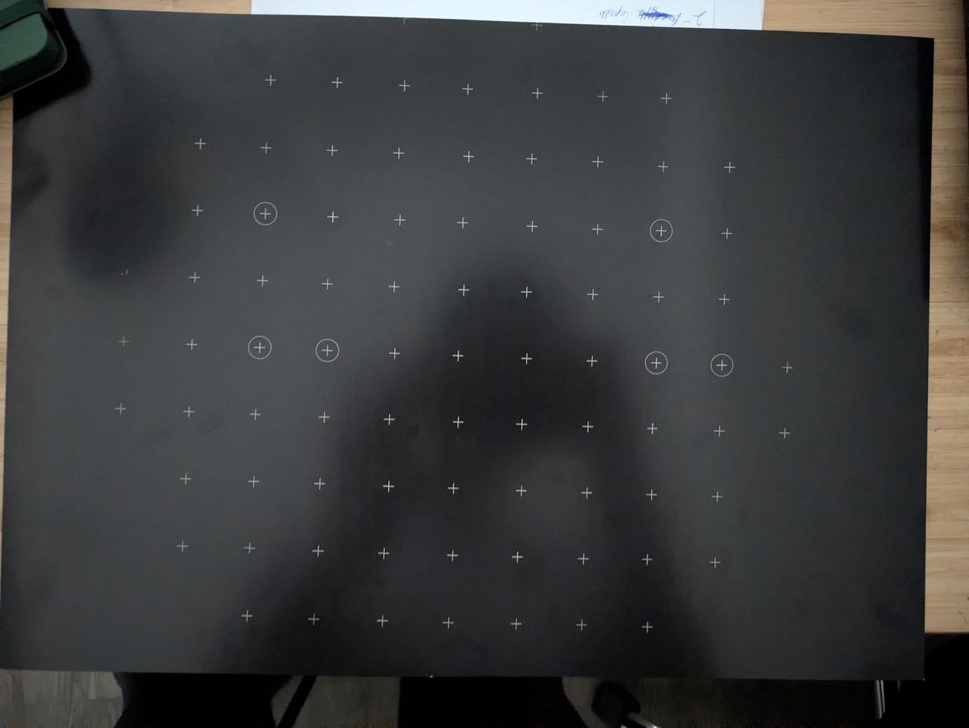
#> input picture Semenido/data/photo_10.jpg, 969 x 728 px, shrunk from 1280 x 961 before the run
$ python -i preprocess.py   (imports and definitions only)   (older library calls are emulated)
#> lines starting #> are read from the running program, lines starting #| are printed output that depends on the picture; after the words box and inside, x2 and y2 are one past the last pixel; in counts of white or black regions, pixels touching at a corner belong together
#> further down, picture is the input picture: shape (728, 969, 3); mean B, G, R 60.4, 59.8, 58.6
import cv2
import numpy as np


class Binarizer:

    def __init__(self):
        pass

    def _normalize_and_enhance(self, gray_img: np.ndarray) -> np.ndarray:
        min_val, max_val, _, _ = cv2.minMaxLoc(gray_img)
        if max_val - min_val > 2:
            gray_img = cv2.normalize(
                gray_img,
                None,
                alpha=0,
                beta=255,
                norm_type=cv2.NORM_MINMAX,
                dtype=cv2.CV_8U,
            )
        clahe = cv2.createCLAHE(clipLimit=8.0, tileGridSize=(8, 8))
        return clahe.apply(gray_img)
    def _crop_to_black_plate(self, img: np.ndarray) -> tuple:
        gray = cv2.cvtColor(img, cv2.COLOR_BGR2GRAY)
        blurred = cv2.GaussianBlur(gray, (9, 9), 0)
        _, thresh_plate = cv2.threshold(
            blurred, 0, 255, cv2.THRESH_BINARY_INV + cv2.THRESH_OTSU
        )
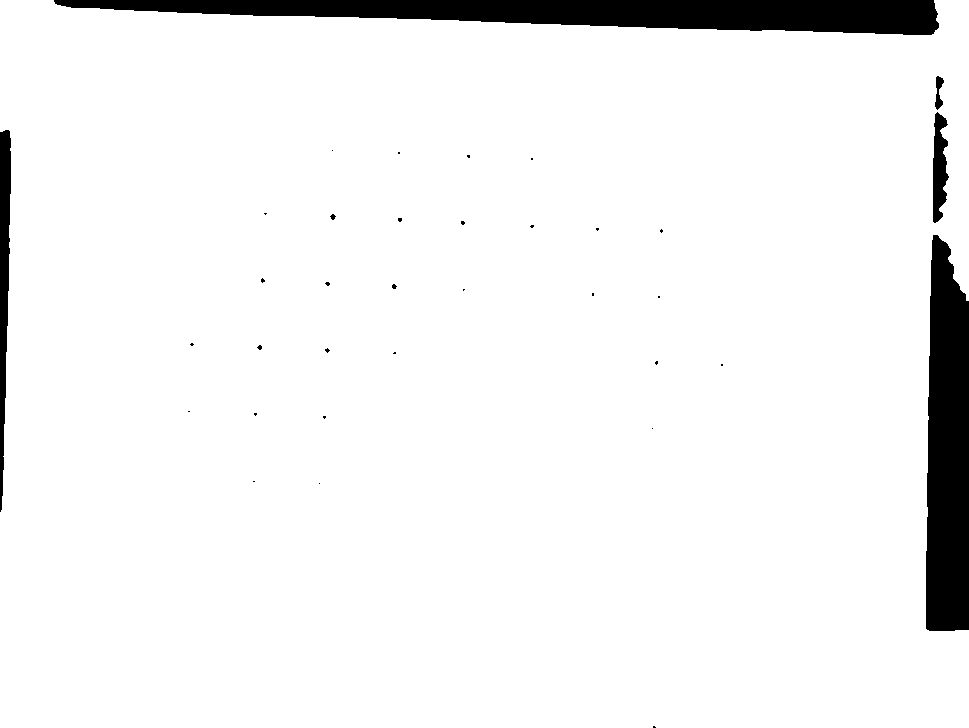
#> thresh_plate: shape (728, 969); 94.5% white; 35 black regions (29 under 20 px)
        contours, _ = cv2.findContours(
            thresh_plate, cv2.RETR_EXTERNAL, cv2.CHAIN_APPROX_SIMPLE
        )
#> contours = 1 contour; box (x1, y1, x2, y2) and area: (0, 0, 969, 728) 666391
        if not contours:
            return img, 0, 0, img.shape[0] * img.shape[1]
        largest_contour = max(contours, key=cv2.contourArea)
#> largest_contour = contour of 215 points, box (x1, y1, x2, y2) (0, 0, 969, 728), area 666391
        plate_area = cv2.contourArea(largest_contour)
#> plate_area = 666391
        if plate_area < (img.shape[0] * img.shape[1] * 0.15):
            return img, 0, 0, img.shape[0] * img.shape[1]
        x, y, w, h = cv2.boundingRect(largest_contour)
#> x = 0; y = 0; w = 969; h = 728
        padding = max(2, int(w * 0.01))
#> padding = 9
        x_start = max(0, x + padding)
#> x_start = 9
        y_start = max(0, y + padding)
#> y_start = 9
        x_end = min(img.shape[1], x + w - padding)
#> x_end = 960
        y_end = min(img.shape[0], y + h - padding)
#> y_end = 719
        return img[y_start:y_end, x_start:x_end], x_start, y_start, plate_area
    def process(self, img: np.ndarray) -> np.ndarray:
        cropped_img, offset_x, offset_y, plate_area = self._crop_to_black_plate(img)
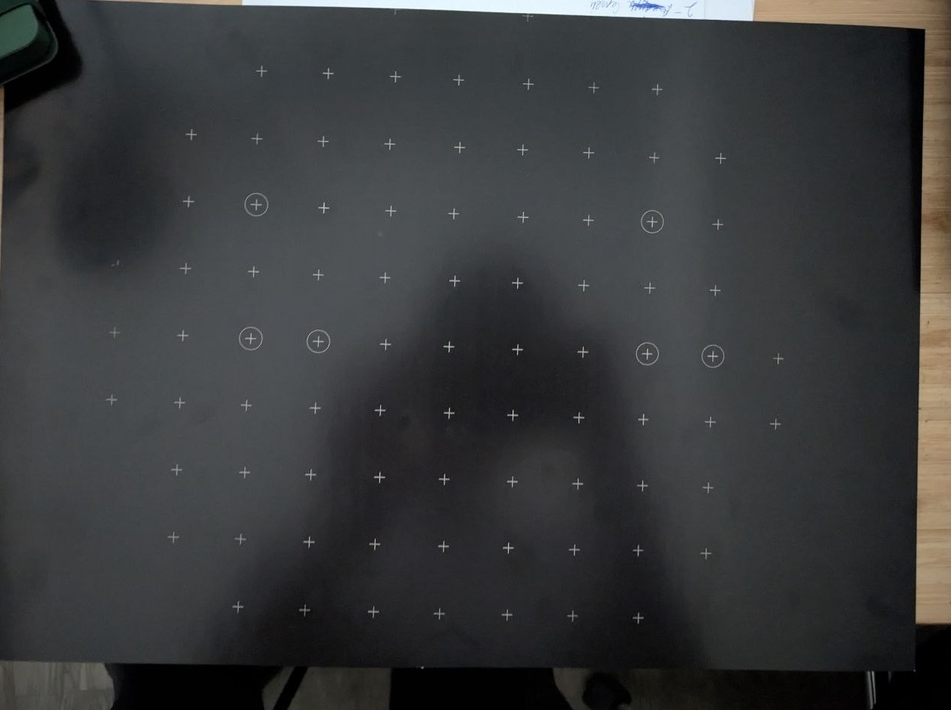
#> cropped_img: shape (710, 951, 3); mean B, G, R 59.1, 58.1, 56.6
#> offset_x = 9; offset_y = 9; plate_area = 666391
        gray_cropped = cv2.cvtColor(cropped_img, cv2.COLOR_BGR2GRAY)
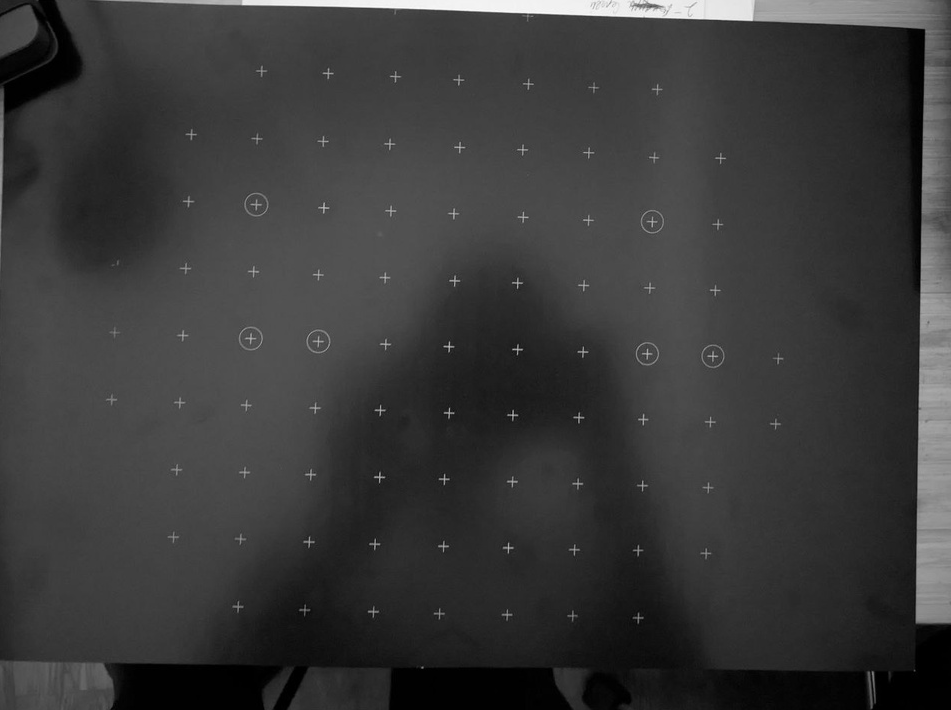
#> gray_cropped: shape (710, 951); min 0, max 252, mean 57.8
        equalized = self._normalize_and_enhance(gray_cropped)
#> in _normalize_and_enhance, `min_val, max_val, _, _ = cv2.minMaxLoc(gray_img)`: min_val = 0; max_val = 252
#> in _normalize_and_enhance, `return clahe.apply(gray_img)`:
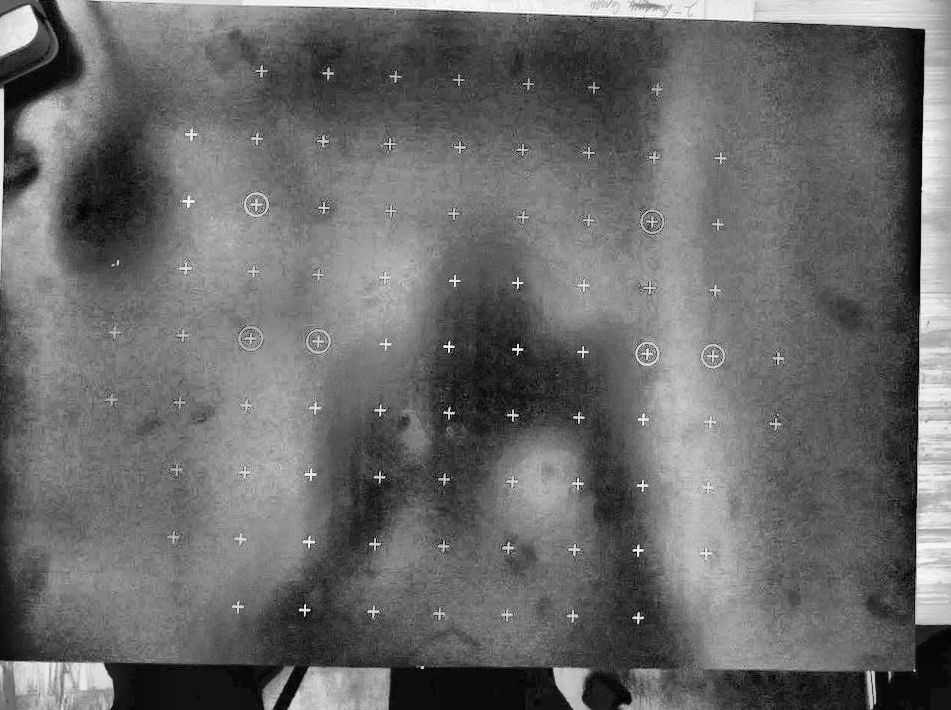
#> returned value: shape (710, 951); min 0, max 255, mean 107
        img_diagonal = np.sqrt(cropped_img.shape[0] ** 2 + cropped_img.shape[1] ** 2)
#> img_diagonal = 1186.8
        tophat_ksize = int(img_diagonal * 0.018)
#> tophat_ksize = 21
        if tophat_ksize % 2 == 0:
            tophat_ksize += 1
        tophat_ksize = max(9, tophat_ksize)
        kernel = cv2.getStructuringElement(cv2.MORPH_RECT, (tophat_ksize, tophat_ksize))
        tophat = cv2.morphologyEx(equalized, cv2.MORPH_TOPHAT, kernel)
        _, binary_cropped = cv2.threshold(
            tophat, 0, 255, cv2.THRESH_BINARY + cv2.THRESH_OTSU
        )
#> binary_cropped: shape (710, 951); 1.7% white; 477 white regions (371 under 20 px), largest, box (x1, y1, x2, y2) and area: (225, 0, 458, 14) 1722, (262, 666, 294, 710) 651, (0, 86, 5, 272) 562
        # Размер очищающего ядра зависит от масштаба: 0.2% от диагонали
        morph_size = max(3, int(img_diagonal * 0.002) | 1)  # гарантируем нечетность через побитовое ИЛИ
#> morph_size = 3
        morph_kernel = cv2.getStructuringElement(cv2.MORPH_ELLIPSE, (morph_size, morph_size))
#> morph_kernel = [[0, 1, 0], [1, 1, 1], [0, 1, 0]]
        binary_cropped = cv2.dilate(binary_cropped, morph_kernel, iterations=1)
#> binary_cropped: shape (710, 951); 2.9% white; 167 white regions (49 under 20 px), largest, box (x1, y1, x2, y2) and area: (224, 0, 459, 16) 2045, (0, 85, 14, 273) 807, (261, 665, 295, 710) 751
        binary_cropped = cv2.morphologyEx(binary_cropped, cv2.MORPH_OPEN, morph_kernel)
        full_binary_mask = np.zeros(img.shape[:2], dtype=np.uint8)
        full_binary_mask[
            offset_y: offset_y + binary_cropped.shape[0],
            offset_x: offset_x + binary_cropped.shape[1],
        ] = binary_cropped
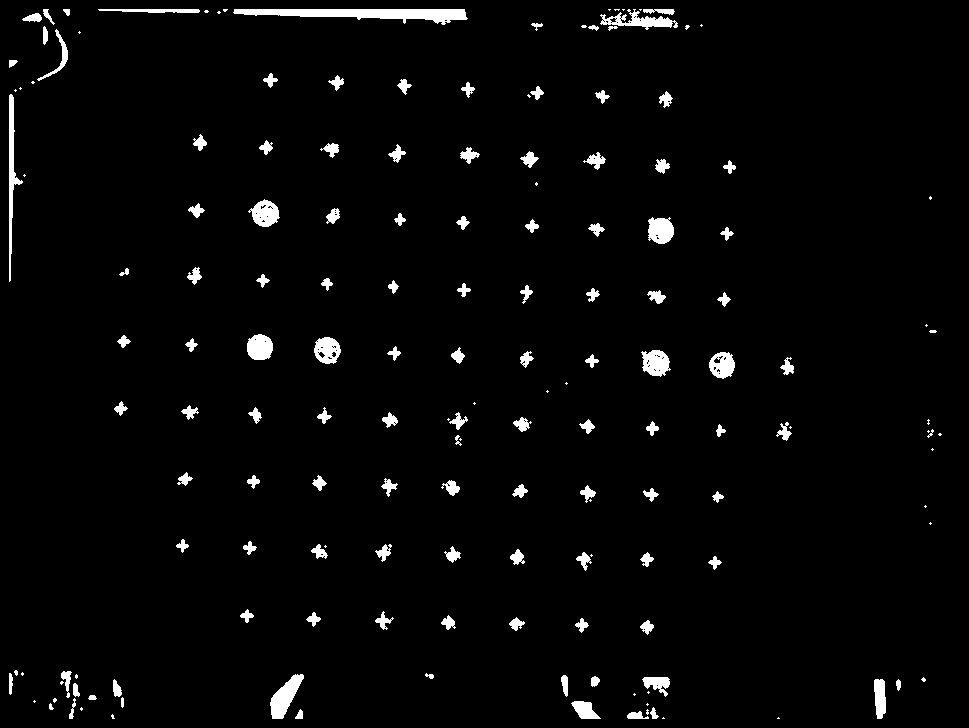
#> full_binary_mask: shape (728, 969); 2.8% white; 167 white regions (49 under 20 px)
        filtered_mask = np.zeros_like(full_binary_mask)
        contours, _ = cv2.findContours(
            full_binary_mask, cv2.RETR_EXTERNAL, cv2.CHAIN_APPROX_SIMPLE
        )
#> contours = 167 contours, 54 with area under 20; largest, box (x1, y1, x2, y2) and area: (233, 9, 468, 25) 1802, (270, 674, 304, 719) 696, (9, 94, 23, 282) 613, (600, 9, 678, 30) 571, (641, 350, 671, 377) 539
        min_area = plate_area * 0.00005
#> min_area = 33.32
        max_area = plate_area * 0.015
#> max_area = 9995.9
        for cnt in contours:
            area = cv2.contourArea(cnt)
            if area < min_area or area > max_area:
                continue
            perimeter = cv2.arcLength(cnt, True)
            if perimeter <= 0:
                continue
            x, y, w, h = cv2.boundingRect(cnt)
            aspect_ratio = w / float(h)
            if not (0.4 <= aspect_ratio <= 2.5):
                continue
            extent = area / float(w * h)
            if extent > 0.85:
                continue
            cv2.drawContours(filtered_mask, [cnt], -1, 255, -1)
#> this loop made 167 passes
#> (area, perimeter, x, y, w, h, aspect_ratio, extent) on passes 6, 7, 11: (39.5, 27.9, 295, 709, 8, 10, 0.8, 0.494), (41.5, 32.38, 650, 707, 9, 12, 0.75, 0.384), (296.5, 78.53, 571, 701, 30, 18, 1.67, 0.549)
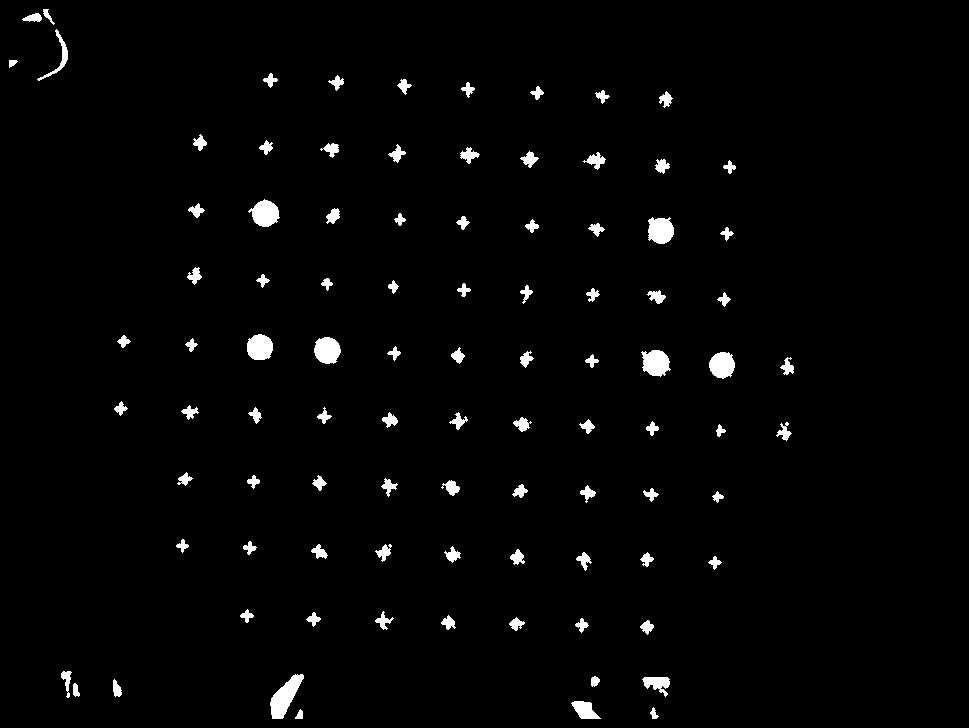
#> filtered_mask: shape (728, 969); 2% white; 94 white regions, largest, box (x1, y1, x2, y2) and area: (270, 674, 304, 719) 751, (641, 350, 671, 377) 585, (248, 199, 280, 227) 581
        return filtered_mask

>>> import cv2
>>> picture = cv2.imread('../data/photo_10.jpg')
>>> result = Binarizer().process(picture)

$ run again, on Semenido/data/photo_11.jpg
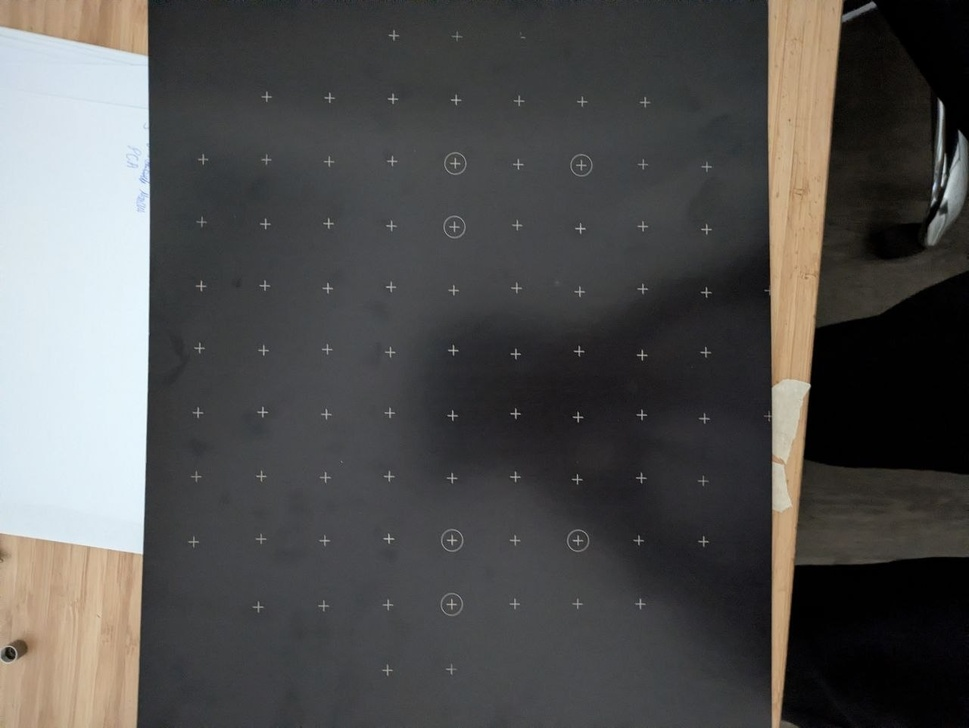
#> input picture Semenido/data/photo_11.jpg, 969 x 728 px, shrunk from 1280 x 961 before the run
#> picture is the input picture: shape (728, 969, 3); mean B, G, R 80, 80.8, 81.5
#> in _crop_to_black_plate, `_, thresh_plate = cv2.threshold( blurred, 0, 255, cv2.THRESH_BINARY_IN..`:
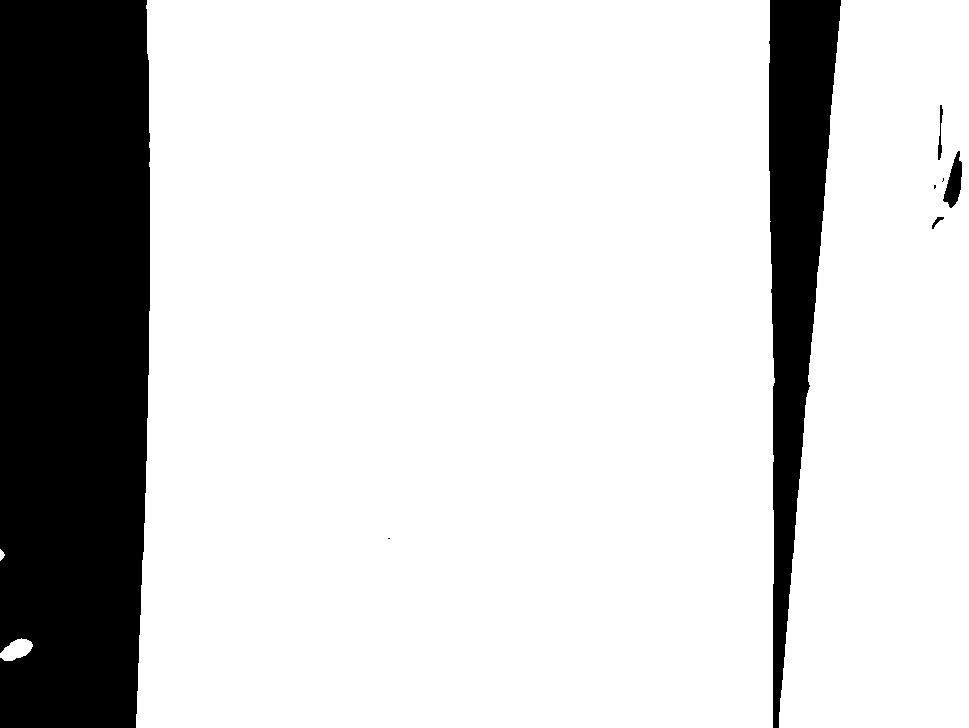
#> thresh_plate: shape (728, 969); 81% white; 8 black regions (3 under 20 px)
#> in _crop_to_black_plate, `contours, _ = cv2.findContours( thresh_plate, cv2.RETR_EXTERNAL, cv2.C..`: contours = 4 contours; box (x1, y1, x2, y2) and area: (136, 0, 775, 728) 454225, (779, 0, 969, 728) 115109, (0, 638, 33, 661) 446, (0, 549, 5, 561) 26
#> largest_contour = contour of 87 points, box (x1, y1, x2, y2) (136, 0, 775, 728), area 454225
#> in _crop_to_black_plate, `plate_area = cv2.contourArea(largest_contour)`: plate_area = 454225
#> in _crop_to_black_plate, `x, y, w, h = cv2.boundingRect(largest_contour)`: x = 136; y = 0; w = 639; h = 728
#> padding = 6
#> x_start = 142
#> y_start = 6
#> x_end = 769
#> y_end = 722
#> in process, `cropped_img, offset_x, offset_y, plate_area = self._crop_to_black_plat..`: offset_x = 142; offset_y = 6; plate_area = 454225
#> min_val = 9; max_val = 251
#> full_binary_mask: shape (728, 969); 2% white; 107 white regions (19 under 20 px)
#> in process, `contours, _ = cv2.findContours( full_binary_mask, cv2.RETR_EXTERNAL, c..`: contours = 105 contours, 20 with area under 20; largest, box (x1, y1, x2, y2) and area: (142, 6, 152, 587) 3620, (439, 592, 464, 617) 457, (440, 528, 465, 553) 454, (569, 153, 594, 178) 454, (443, 151, 468, 176) 450
#> min_area = 22.71
#> max_area = 6813.4
#> the loop in process, `for cnt in contours:` made 105 passes
#> (area, perimeter, x, y, w, h, aspect_ratio, extent) on passes 2 to 9: (58.5, 38.87, 444, 663, 13, 13, 1, 0.346), (69, 41.46, 381, 663, 13, 14, 0.929, 0.379), (75.5, 43.21, 251, 600, 14, 14, 1, 0.385), (74, 46.28, 317, 599, 13, 14, 0.929, 0.407), (63, 39.8, 382, 598, 12, 14, 0.857, 0.375), (69, 42.28, 633, 597, 14, 13, 1.08, 0.379), (56.5, 40.04, 572, 597, 12, 14, 0.857, 0.336), (52, 35.8, 509, 597, 11, 13, 0.846, 0.364)
#> after the loop in process, `for cnt in contours:`:
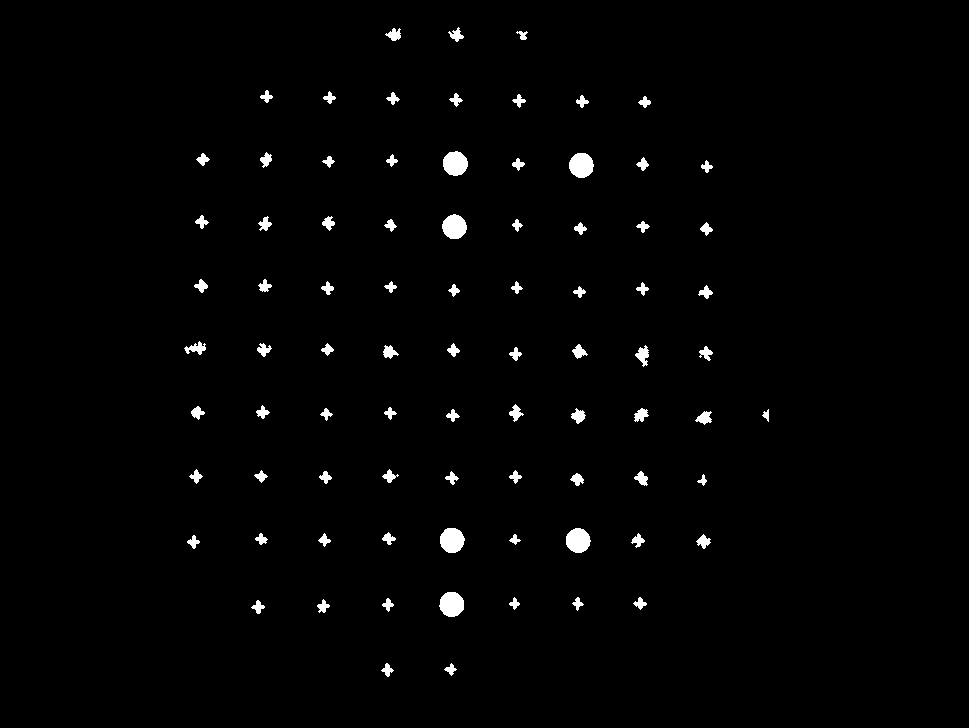
#> filtered_mask: shape (728, 969); 1.4% white; 83 white regions, largest, box (x1, y1, x2, y2) and area: (439, 592, 464, 617) 492, (440, 528, 465, 553) 490, (569, 153, 594, 178) 489
